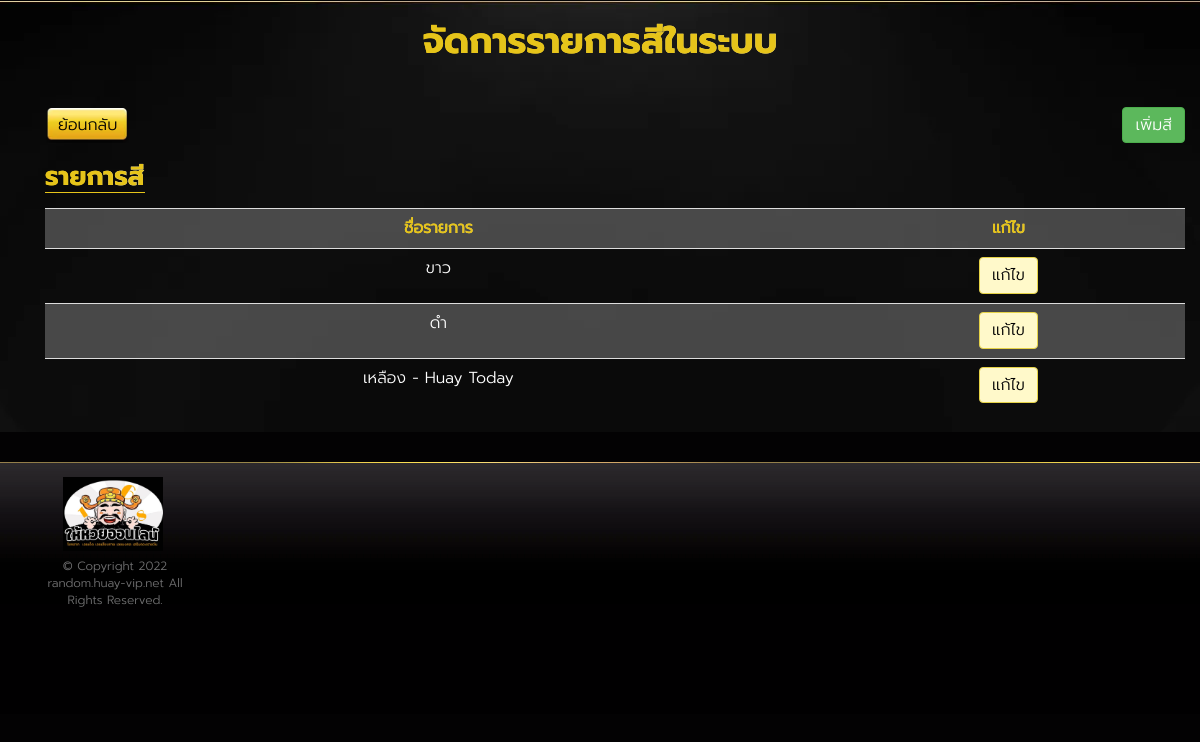
Before: /backend/color/list (signed in) with the older database file.
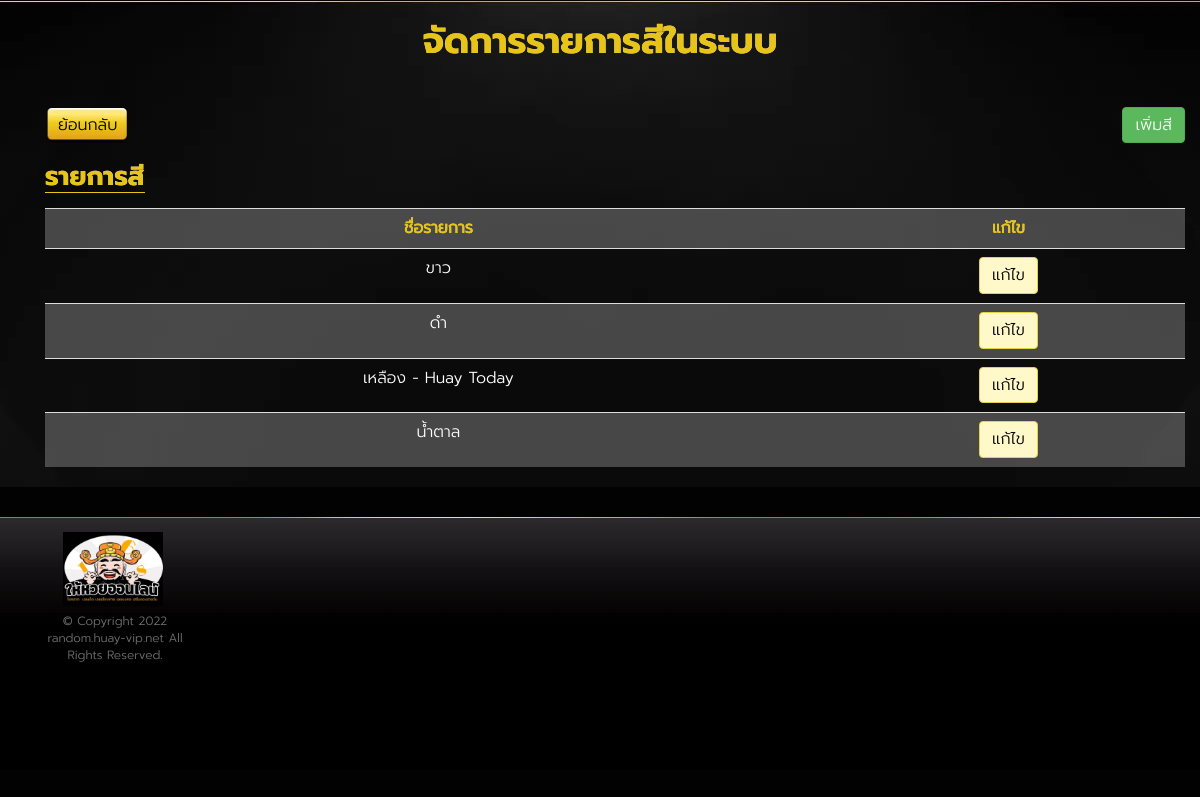
After: the same page with the newer database file.
### huayrandom/models.py (models this page shows)
class ColorListModel(models.Model):
    color_name = models.CharField(default='None', max_length=255)
    color_code = models.CharField(default='255,255,255', max_length=255)
    def __str__(self):
        return self.color_name

### huayrandom/views.py (the view)
@login_required
def ListColor(request):
    context = {}
    colorListObject = ColorListModel.objects.all()
    context['colorListObject'] = colorListObject
    return render(request, 'color_list/list_color.html', context)

### huayrandom/templates/color_list/list_color.html
{% extends 'component/layout.html' %}
{%block content%}
<div class="wrap">
  <section class="slot-home-body">
    <div class="container">
      <div>
        <h1 class="shine-text big-font text-center">จัดการรายการสีในระบบ</h1>
      </div>
      <section class="content">
        <div class="container">
          <div class="row">
            <div class="col-sm-6 text-left d-block">
              <a href="/backend/" class="btn btn-default">ย้อนกลับ</a>
            </div>
            <div class="col-sm-6 text-right d-block">
              <a class="btn btn-success font-color-white" href="/backend/color/add">เพิ่มสี</a>
            </div>
          </div>
          <div class="slot-intro">
            <div class="d-flex justify-content-between">
              <div>
                <h3 class="title shine-text underline">รายการสี</h3>
              </div>
            </div>
            <table class="table table-striped">
              <tr>
                <th class="text-center shine-text">ชื่อรายการ</th>
                <th class="text-center shine-text">แก้ไข</th>
              </tr>
              {%for item in colorListObject%}
              <tr>
                <td class="text-center">
                  <div class="form-group">
                    {{item}}
                  </div>
                </td>
                <td class="text-center">
                  <a href="/backend/color/edit/{{item.id}}" class="btn btn-yellow" style="color:black;">แก้ไข</a>
                </td>
              </tr>
              {%endfor%}
            </table>
          </div>
        </div>
      </section>
    </div>
    </section>
    </div>
    {%endblock content%}

### huayrandom/templates/component/layout.html (shortened to what this page needs)
<!DOCTYPE html>
<html lang="th">
<head>
  <link href="/static/assets/css/bootstrap.min.css" rel="stylesheet">
  <link href="/static/assets/css/style.css?v=220529062562" rel="stylesheet">
  <link href="/static/assets/css/style-custom.css" rel="stylesheet">
  <link href="/static/assets/css/font-awesome/css/font-awesome.min.css" rel="stylesheet">
</head>
<body>
  {%block content%} {%endblock content%}
  <footer class="footer">
    <div class="container">
      <div class="row">
        <div class="col-md-2">
          <ul class="bank-list">
            <li class="d-flex justify-content-center">
              <img src="/static/images/logo/logo.png" alt="" style="margin-bottom:7px;width:100px">
            </li>
            <li>
              <p class="text-center">© Copyright 2022
                <a href="/">
                  random.huay-vip.net</a> All Rights Reserved.
              </p>
              <br><br><br><br><br>
            </li>
          </ul>
        </div>
        <div class="col-md-6">
        </div>
      </div>
    </div>
  </footer>
</body>
</html>

### static/assets/css/style.css (style rules this page uses)
body { background: #030203; color: #fff; font-family: 'Prompt-Light'; font-size: 21px; }
h1, h2, h3 { color: #e6c41a; font-family: 'Prompt' }
h2.title, h3.title { font-size: 26px; border-bottom: 1px solid #e6c41a }
a { color: #fff; -moz-transition: ease .3s; -o-transition: ease .3s; -webkit-transition: ease .3s; transition: ease .3s }
p { font-family: Helvetica, Arial, sans-sarif; font-size: 16px; line-height: 1.4 }
.wrap { background: url("/static/images/background/bkg_livecasino.webp") top center no-repeat; padding-top: 1px }
.content { padding: 30px 0 0px }
.content a { color: #e6c41a }
.shine-text { background: linear-gradient(to right, #e6c41a 20%, #ffffff 40%, #ffffff 60%, #e6c41a 80%); background-size: 200% auto; color: #e6c41a; background-clip: text; text-fill-color: transparent; -webkit-background-clip: text; animation: shine 2s linear infinite; margin-bottom: 15px }
.slot-intro { font-size: 16px }
.footer { min-height: 136px; background: url("/static/images/component/bkg_top.webp") repeat-x; background-color: #010001; z-index: 99; border: 0 !important; margin-bottom: 0; margin-top: 30px; position: relative; z-index: 10; padding-top: 15px; color: #fff }
.footer:after { content: ''; left: 0; top: 0; background: url("/static/images/component/line_bkg_top.webp") repeat-x; height: 1px; width: 100%; position: absolute }
.footer .bank-list, .footer .contact-list, .footer .platform-list { list-style: none; padding: 0 }
.footer .bank-list li, .footer .contact-list li, .footer .platform-list li { display: inline-block; vertical-align: middle }
.footer .bank-list li+li, .footer .contact-list li+li, .footer .platform-list li+li { margin-left: 5px }
.btn { font-size: 22px }
.btn.btn-default { background: url("/static/images/component/btn_bg.webp") top center no-repeat; background-size: 100% 100%; border-color: transparent; color: #000 }

### static/assets/css/style-custom.css (style rules this page uses)
body { font-family: "Prompt-Light" !important; font-size: 10px; background-image: url("/static/images/background/bdg.webp"); }
.table-striped>tbody>tr:nth-of-type(odd) { background-color: #f9f9f940; }
.btn-yellow { color:#000; background-color: #FFF9CA; border-color:#e5d246; }
p { font-family: "Prompt-Light", sans-serif !important; }
.footer, .footer a, .footer p { color: #707071 !important; font-size: 12px !important; }
.text-left { text-align: left!important; }
.text-right { text-align: right!important; }
.d-block { display:block!important; }
.font-color-white { color:#ffffff!important; }
.btn { font-size: 16px; }
.d-flex { display: flex !important; }
.justify-content-center { justify-content: center; }
.justify-content-between { justify-content: space-between; }
.row .col-lg-3, .row .col-md-4, .row .col-sm-6 { justify-content: center; display: flex; }

Changed rows visible on the page:
added ColorListModel: color_name "น้ำตาล"
